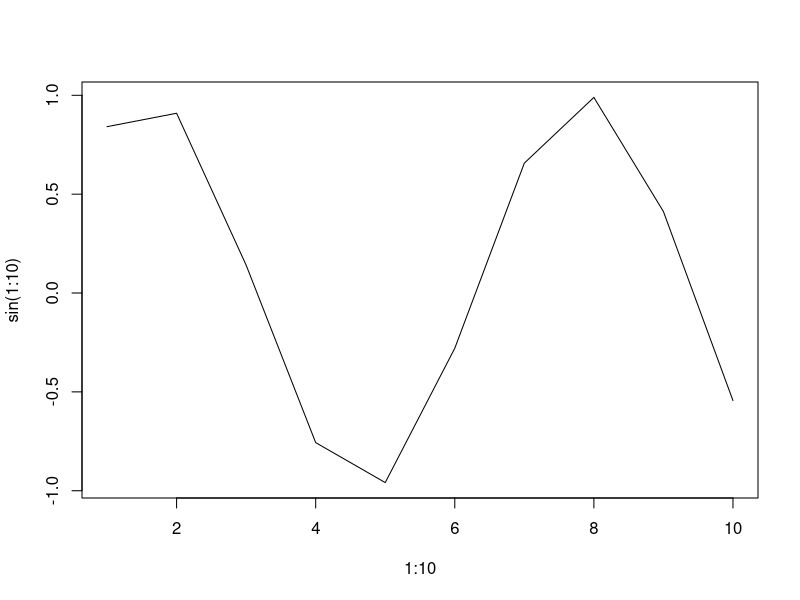
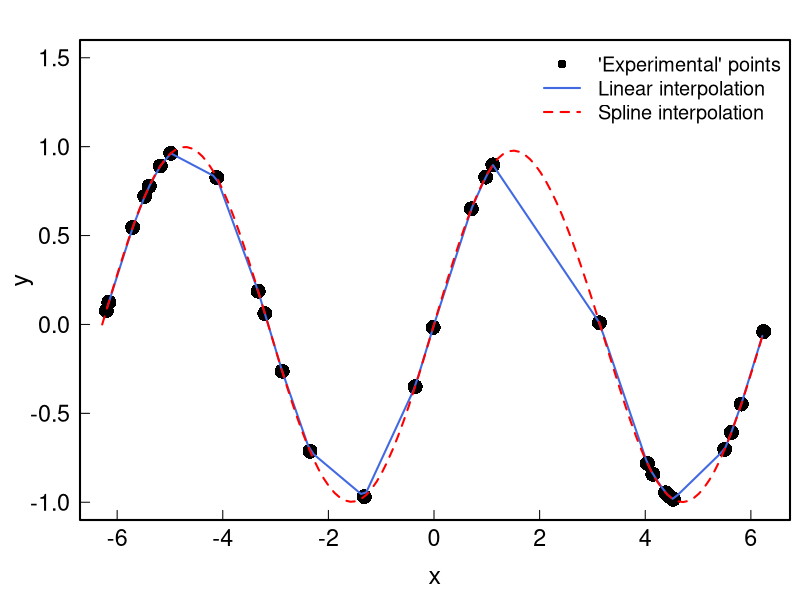
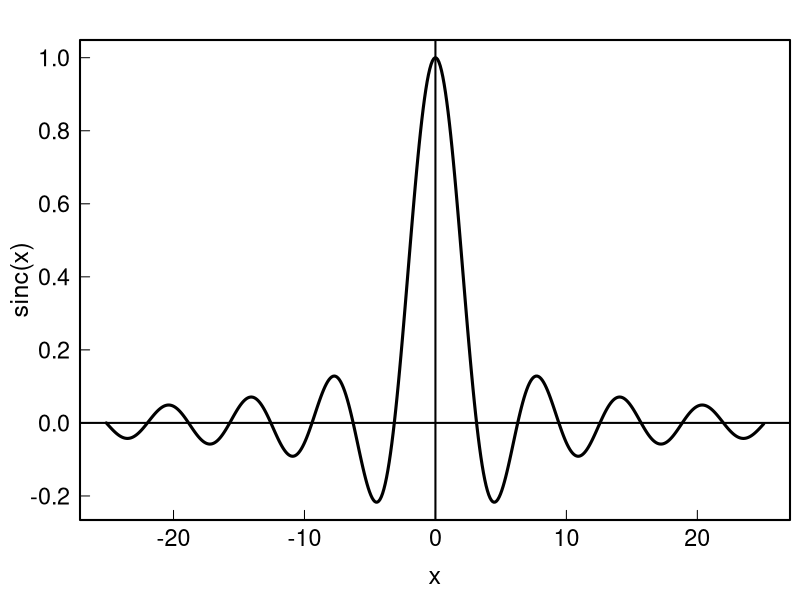

Write R code to recreate these figures, in order.
## ---- chunk 1
geom_mean <- function(x, y){
    a <- sqrt(x*y)
}
geom_mean(1,2) #returns nothing
geom_mean <- function(x, y){
    a <- sqrt(x*y)
    a
}
geom_mean(1,2) #returns a
## ---- chunk 2
person <- function(name, age){
    list(name=name, age=age)
}
joe <- person(name="Joe", age=33)
joe
## ---- chunk 3
testfunc <- function(x,y=1){
    x*y
}
testfunc(1)
testfunc(1,y=2)
testfunc(1:3,y=.1)
## ---- chunk 4
testfunc2 <- function(x,...){
    head(x,...)
}
testfunc2(1:100)
testfunc2(1:100,2)
## ---- chunk 5
testfunc3 <- function(FUN,...){
    FUN(...)
}
testfunc3(sum,1:10)
testfunc3(plot, 1:10, sin(1:10), type="l")
## ---- chunk 6
xmin <- -2*pi; xmax <- 2*pi
x  <- runif(30, min=xmin, max=xmax)
xx <- seq(xmin, xmax, .1)
y  <- sin(x)
# Linear interpolation
lin_interp <- approxfun(x,y)        #is a function
lin_interp(0); lin_interp(pi)
yy_lin     <- approx(x, y, xout=xx) #is a list containing x and y

# Cubic spline interpolation
spl_interp <- splinefun(x,y)        #is a function
yy_spl     <- spline(x, y, xout=xx) #is a list containing x and y

par(family = "Helvetica", cex.lab=1.5, cex.axis=1.4, 
    mgp = c(2.4, .5, 0), tck=0.02, mar=c(4, 4, 2, .5), lwd=2, las=1)
plot(x, y, pch=16, cex=2, ylim=c(-1,1.5))
lines(xx, lin_interp(xx), col="royalblue") # equivalent to: lines(yy_lin, col="royalblue")
lines(xx, spl_interp(xx), col="red", lty=2)# equivalent to: lines(yy_spl, col="red")
legend("topright",
    cex=1.2,
    lty=c(NA, 1, 2),
    lwd=c(NA, 2, 2),
    pch=c(16, NA, NA),
    col=c("black", "royalblue", "red"),
    bty = "n",
    legend=c("'Experimental' points", "Linear interpolation", "Spline interpolation")
    )
## ---- chunk 7
sinc <- function(x, tol = sqrt(.Machine$double.eps) ){
    # sinus cardinal
    y <- rep(1,length(x))
    b <- which(abs(x)>tol)
    y[b] <- sin(x[b])/x[b]
    y
}
sinc(seq(-pi,pi,pi/4))
x <- seq(-8*pi,8*pi,.1)
plot(x, sinc(x), type="l", lwd=3);abline(h=0,v=0)
## ---- chunk 8
people <- function(ppl=tibble::tibble(), name=NA, age=NA, gender=NA, origin=NA){
    library(tibble)
    library(dplyr)
    bind_rows(ppl, tibble(name=name, age=age, gender=gender, origin=origin))
}
ppl <- people(name="Colin", age=33, gender="Male", origin="France")
ppl <- people(ppl=ppl, name="Vincent", age=39, gender="Male", origin="France")
ppl
